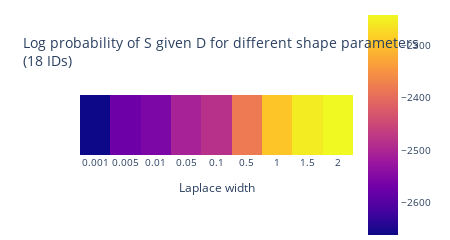

The cell this chart's notebook holds for it:
### Code cell
params = [
    (0.001, 0.1, 1),
    (0.005, 0.1, 1),
    (0.01, 0.1, 1),
    (0.05, 0.1, 1),
    (0.1, 0.1, 1),
    (0.5, 0.1, 1),
    (1, 0.1, 1),
    (1.5, 0.1, 1),
    (2, 0.1, 1),
]
labels = ["main width", "tail width", "main weight"]
df_heatmap, data = load_and_process_json("9_18IDs_30d", params, labels)
IDs = list(data.keys())

fig = make_subplots()
fig = add_heatmap_for_laplace(fig, df_heatmap, 1)
fig.update_layout(
    title=f"Log probability of S given D for different shape parameters<br>({len(IDs)} IDs)",
    # yaxis_type='log',
    width=450,
    height=200,
    font_size=10,
)
fig.show()

### Figure 1 — Plotly figure (JSON) as saved in the notebook; plotly's stock layout.template omitted (floating-point values rounded to 4 significant figures)
{"data": [{"colorbar": {"len": 4, "y": 0.5, "yanchor": "middle"}, "type": "heatmap", "x": [0.001, 0.005, 0.01, 0.05, 0.1, 0.5, 1, 1.5, 2], "xaxis": "x", "y": [0.1, 0.1, 0.1, 0.1, 0.1, 0.1, 0.1, 0.1, 0.1], "yaxis": "y", "z": [-2661.0, -2573.0, -2557.0, -2506.0, -2483.0, -2381.0, -2294.0, -2255.0, -2243.0]}], "layout": {"font": {"size": 10}, "height": 200, "title": {"text": "Log probability of S given D for different shape parameters<br>(18 IDs)"}, "width": 450, "xaxis": {"anchor": "y", "domain": [0, 1], "title": {"text": "Laplace width"}, "type": "category"}, "yaxis": {"anchor": "x", "domain": [0, 1], "showticklabels": false, "title": {"text": ""}, "type": "category"}}}
